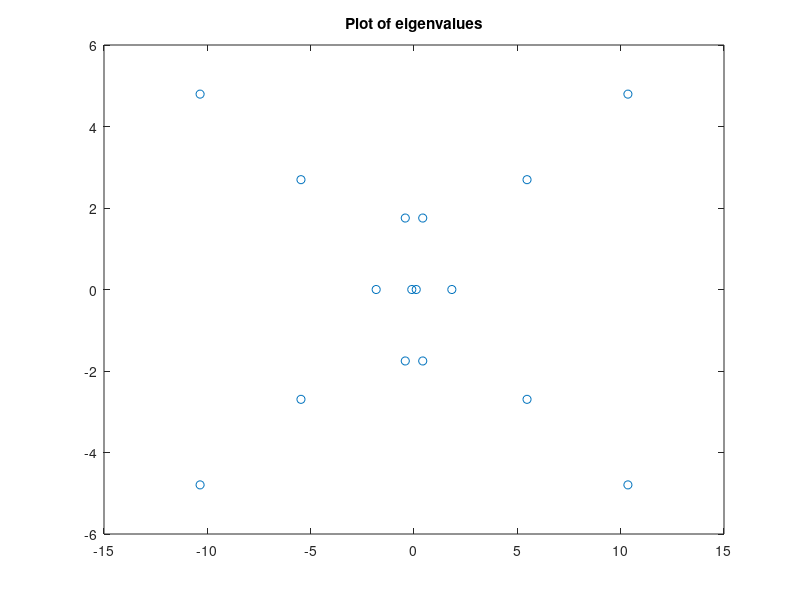

Write MATLAB code to recreate this figure. (Note: this script raises an error after producing the figure.)
clc;
clear;
rng(1)
format long e
% create H_tilde---------------------------------------------------
a_11 = [0 0.1; -0.1 0];
a_22 = [0 2; -2 0];
a_33 = [5 3; -3 5];
a_44 = [10 5; -5 10];
A = [a_11 zeros(2) zeros(2) zeros(2);
    zeros(2) a_22 zeros(2) zeros(2);
    zeros(2) zeros(2) a_33 zeros(2);
    zeros(2) zeros(2) zeros(2) a_44];
B = randi(5,8);
G = B*B'*10^(-2);
H = G;
H_t = [A G; H -A'];
%-------------------------------------------------------------------
%Compute eigenvalues
Lambda = eig(H_t);
figure(1)
plot(Lambda,'o')
title('Plot of eigenvalues')
%Choose eigenvalues
a = real(Lambda(3));
h = imag(Lambda(3));
x = real(Lambda(13));
y = imag(Lambda(13));
m = (y-h)/(x-a);
b = real(Lambda(15));
l = m*(b-a)+h;

%find the case of gamma formula-------------------
C = (l^2-h^2)/(b-a);
test = (l^2/b)-a;
test_left = -(b-a)+2*(h^2/a);
test_right = (b-a)+2*(l^2/b);

if C <= test
    if C < test_left
        gamma = sqrt(a^2+h^2);
    elseif C > test_right
        gamma = sqrt(b^2+l^2);
    else
        gamma = sqrt(a*b+(a*l^2-b*h^2)/(b-a));
    end
else
    gamma = sqrt(b^2+l^2);
end

gamma_opt= gamma;
%-------------------------------------------------
%Compute A0 G0 H0 of SDA
A_gamma = A-gamma*eye(8);
W_gamma = A_gamma'+H*inv(A_gamma)*G;

A_prime = eye(8)+2*gamma*(inv(W_gamma))';
G_prime = -2*gamma*(inv(W_gamma))'*G*(inv(A_gamma))';
H_prime = -2*gamma*inv(W_gamma)*H*inv(A_gamma);
%---------------------------------------------------
% Slove SDA, output the step and solution X.
[it1,X] = SDA(A_prime,G_prime,H_prime)
rsdl = norm(-X*G*X-A'*X-X*A+H)
%---------------------------------------------------
% Change gamma and repeat the process.
% inital gamma = 0.01
gamma_step = 0.01;
it_sum = zeros(1,1000);
rsd_sum = zeros(1,1000);
gamma_sum = zeros(1,1000);
for k=1:1000
    gamma = 0.01 + gamma_step * k;
    A_gamma = A-gamma*eye(8);
    W_gamma = A_gamma'+H*inv(A_gamma)*G;
    A_prime = eye(8)+2*gamma*(inv(W_gamma))';
    G_prime = -2*gamma*(inv(W_gamma))'*G*(inv(A_gamma))';
    H_prime = -2*gamma*inv(W_gamma)*H*inv(A_gamma);
    [it,X] = SDA(A_prime,G_prime,H_prime);
    rsd = norm(-X*G*X-A'*X-X*A+H);
    it_sum(k) =it;
    rsd_sum(k) = rsd;
    gamma_sum(k) = gamma;
end
figure(2)
plot(gamma_sum,it_sum,'-')
hold on 
plot(gamma_opt,it1,'o')
hold off
xlabel('\gamma')
ylabel('iteration')
figure(3)
plot(gamma_sum,rsd_sum,'-')
hold on 
plot(gamma_opt,rsdl,'o')
hold off
xlabel('\gamma')
ylabel('Residual')
